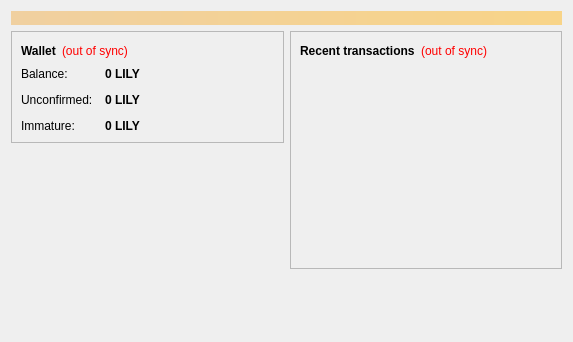
<?xml version="1.0" encoding="UTF-8"?>
<ui version="4.0">
 <class>OverviewPage</class>
 <widget class="QWidget" name="OverviewPage">
  <property name="geometry">
   <rect>
    <x>0</x>
    <y>0</y>
    <width>573</width>
    <height>342</height>
   </rect>
  </property>
  <property name="windowTitle">
   <string>Form</string>
  </property>
  <layout class="QVBoxLayout" name="topLayout">
   <item>
    <widget class="QLabel" name="labelAlerts">
     <property name="visible">
      <bool>false</bool>
     </property>
     <property name="styleSheet">
      <string notr="true">background-color: qlineargradient(x1: 0, y1: 0, x2: 1, y2: 0, stop:0 #F0D0A0, stop:1 #F8D488); color:#000000;</string>
     </property>
     <property name="wordWrap">
      <bool>true</bool>
     </property>
     <property name="margin">
      <number>3</number>
     </property>
    </widget>
   </item>
   <item>
    <layout class="QHBoxLayout" name="horizontalLayout" stretch="1,1">
     <item>
      <layout class="QVBoxLayout" name="verticalLayout_2">
       <item>
        <widget class="QFrame" name="frame">
         <property name="frameShape">
          <enum>QFrame::StyledPanel</enum>
         </property>
         <property name="frameShadow">
          <enum>QFrame::Raised</enum>
         </property>
         <layout class="QVBoxLayout" name="verticalLayout_4">
          <item>
           <layout class="QHBoxLayout" name="horizontalLayout_4">
            <item>
             <widget class="QLabel" name="label_5">
              <property name="font">
               <font>
                <weight>75</weight>
                <bold>true</bold>
               </font>
              </property>
              <property name="text">
               <string>Wallet</string>
              </property>
             </widget>
            </item>
            <item>
             <widget class="QLabel" name="labelWalletStatus">
              <property name="toolTip">
               <string>The displayed information may be out of date. Your wallet automatically synchronizes with the Lilycoin network after a connection is established, but this process has not completed yet.</string>
              </property>
              <property name="styleSheet">
               <string notr="true">QLabel { color: red; }</string>
              </property>
              <property name="text">
               <string notr="true">(out of sync)</string>
              </property>
              <property name="alignment">
               <set>Qt::AlignLeading|Qt::AlignLeft|Qt::AlignVCenter</set>
              </property>
             </widget>
            </item>
            <item>
             <spacer name="horizontalSpacer_2">
              <property name="orientation">
               <enum>Qt::Horizontal</enum>
              </property>
              <property name="sizeHint" stdset="0">
               <size>
                <width>40</width>
                <height>20</height>
               </size>
              </property>
             </spacer>
            </item>
           </layout>
          </item>
          <item>
           <layout class="QFormLayout" name="formLayout_2">
            <property name="fieldGrowthPolicy">
             <enum>QFormLayout::AllNonFixedFieldsGrow</enum>
            </property>
            <property name="horizontalSpacing">
             <number>12</number>
            </property>
            <property name="verticalSpacing">
             <number>12</number>
            </property>
            <item row="0" column="0">
             <widget class="QLabel" name="label">
              <property name="text">
               <string>Balance:</string>
              </property>
             </widget>
            </item>
            <item row="0" column="1">
             <widget class="QLabel" name="labelBalance">
              <property name="font">
               <font>
                <weight>75</weight>
                <bold>true</bold>
               </font>
              </property>
              <property name="cursor">
               <cursorShape>IBeamCursor</cursorShape>
              </property>
              <property name="toolTip">
               <string>Your current balance</string>
              </property>
              <property name="text">
               <string notr="true">0 LILY</string>
              </property>
              <property name="textInteractionFlags">
               <set>Qt::LinksAccessibleByMouse|Qt::TextSelectableByKeyboard|Qt::TextSelectableByMouse</set>
              </property>
             </widget>
            </item>
            <item row="1" column="0">
             <widget class="QLabel" name="label_3">
              <property name="text">
               <string>Unconfirmed:</string>
              </property>
             </widget>
            </item>
            <item row="1" column="1">
             <widget class="QLabel" name="labelUnconfirmed">
              <property name="font">
               <font>
                <weight>75</weight>
                <bold>true</bold>
               </font>
              </property>
              <property name="cursor">
               <cursorShape>IBeamCursor</cursorShape>
              </property>
              <property name="toolTip">
               <string>Total of transactions that have yet to be confirmed, and do not yet count toward the current balance</string>
              </property>
              <property name="text">
               <string notr="true">0 LILY</string>
              </property>
              <property name="textInteractionFlags">
               <set>Qt::LinksAccessibleByMouse|Qt::TextSelectableByKeyboard|Qt::TextSelectableByMouse</set>
              </property>
             </widget>
            </item>
            <item row="2" column="0">
             <widget class="QLabel" name="labelImmatureText">
              <property name="text">
               <string>Immature:</string>
              </property>
             </widget>
            </item>
            <item row="2" column="1">
             <widget class="QLabel" name="labelImmature">
              <property name="font">
               <font>
                <weight>75</weight>
                <bold>true</bold>
               </font>
              </property>
              <property name="toolTip">
               <string>Mined balance that has not yet matured</string>
              </property>
              <property name="text">
               <string notr="true">0 LILY</string>
              </property>
              <property name="textInteractionFlags">
               <set>Qt::LinksAccessibleByMouse|Qt::TextSelectableByKeyboard|Qt::TextSelectableByMouse</set>
              </property>
             </widget>
            </item>
           </layout>
          </item>
         </layout>
        </widget>
       </item>
       <item>
        <spacer name="verticalSpacer">
         <property name="orientation">
          <enum>Qt::Vertical</enum>
         </property>
         <property name="sizeHint" stdset="0">
          <size>
           <width>20</width>
           <height>40</height>
          </size>
         </property>
        </spacer>
       </item>
      </layout>
     </item>
     <item>
      <layout class="QVBoxLayout" name="verticalLayout_3">
       <item>
        <widget class="QFrame" name="frame_2">
         <property name="frameShape">
          <enum>QFrame::StyledPanel</enum>
         </property>
         <property name="frameShadow">
          <enum>QFrame::Raised</enum>
         </property>
         <layout class="QVBoxLayout" name="verticalLayout">
          <item>
           <layout class="QHBoxLayout" name="horizontalLayout_2">
            <item>
             <widget class="QLabel" name="label_4">
              <property name="text">
               <string>&lt;b&gt;Recent transactions&lt;/b&gt;</string>
              </property>
             </widget>
            </item>
            <item>
             <widget class="QLabel" name="labelTransactionsStatus">
              <property name="toolTip">
               <string>The displayed information may be out of date. Your wallet automatically synchronizes with the Lilycoin network after a connection is established, but this process has not completed yet.</string>
              </property>
              <property name="styleSheet">
               <string notr="true">QLabel { color: red; }</string>
              </property>
              <property name="text">
               <string notr="true">(out of sync)</string>
              </property>
              <property name="alignment">
               <set>Qt::AlignRight|Qt::AlignTrailing|Qt::AlignVCenter</set>
              </property>
             </widget>
            </item>
            <item>
             <spacer name="horizontalSpacer">
              <property name="orientation">
               <enum>Qt::Horizontal</enum>
              </property>
              <property name="sizeHint" stdset="0">
               <size>
                <width>40</width>
                <height>20</height>
               </size>
              </property>
             </spacer>
            </item>
           </layout>
          </item>
          <item>
           <widget class="QListView" name="listTransactions">
            <property name="styleSheet">
             <string notr="true">QListView { background: transparent; }</string>
            </property>
            <property name="frameShape">
             <enum>QFrame::NoFrame</enum>
            </property>
            <property name="verticalScrollBarPolicy">
             <enum>Qt::ScrollBarAlwaysOff</enum>
            </property>
            <property name="horizontalScrollBarPolicy">
             <enum>Qt::ScrollBarAlwaysOff</enum>
            </property>
            <property name="selectionMode">
             <enum>QAbstractItemView::NoSelection</enum>
            </property>
           </widget>
          </item>
         </layout>
        </widget>
       </item>
       <item>
        <spacer name="verticalSpacer_2">
         <property name="orientation">
          <enum>Qt::Vertical</enum>
         </property>
         <property name="sizeHint" stdset="0">
          <size>
           <width>20</width>
           <height>40</height>
          </size>
         </property>
        </spacer>
       </item>
      </layout>
     </item>
    </layout>
   </item>
  </layout>
 </widget>
 <resources/>
 <connections/>
</ui>
